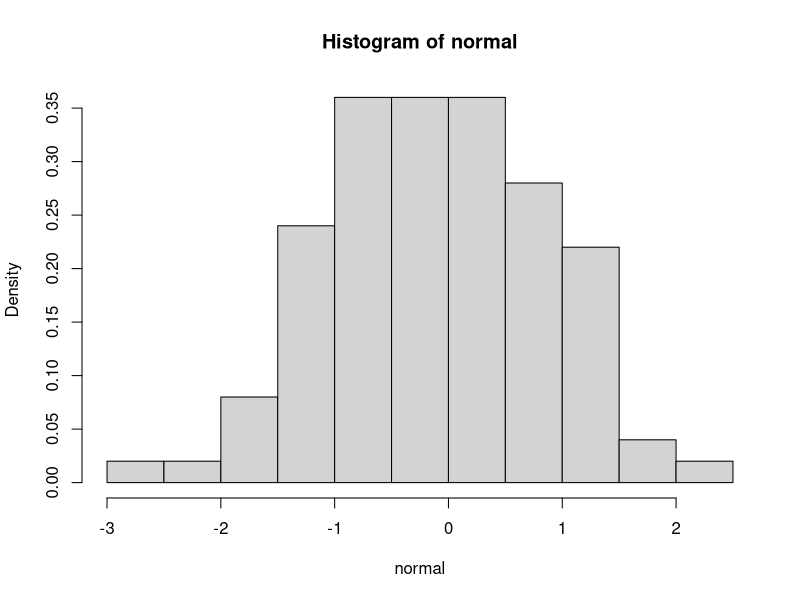
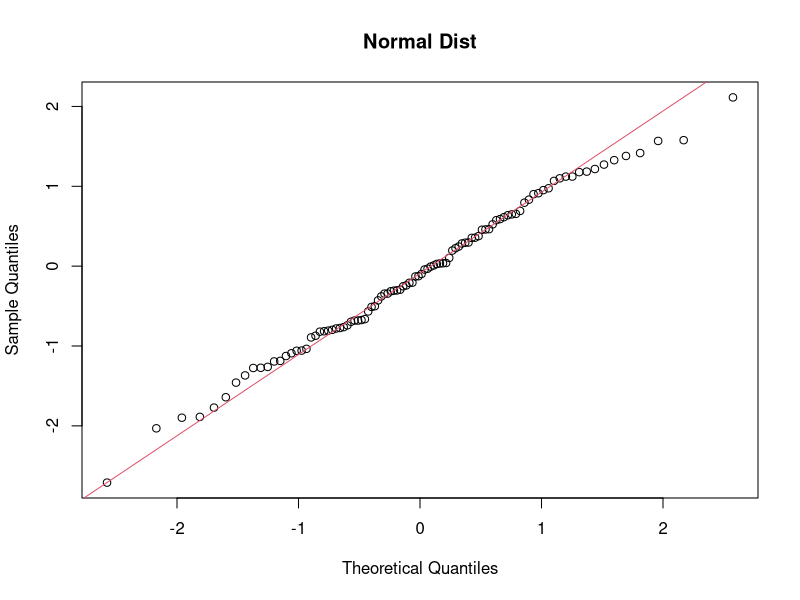
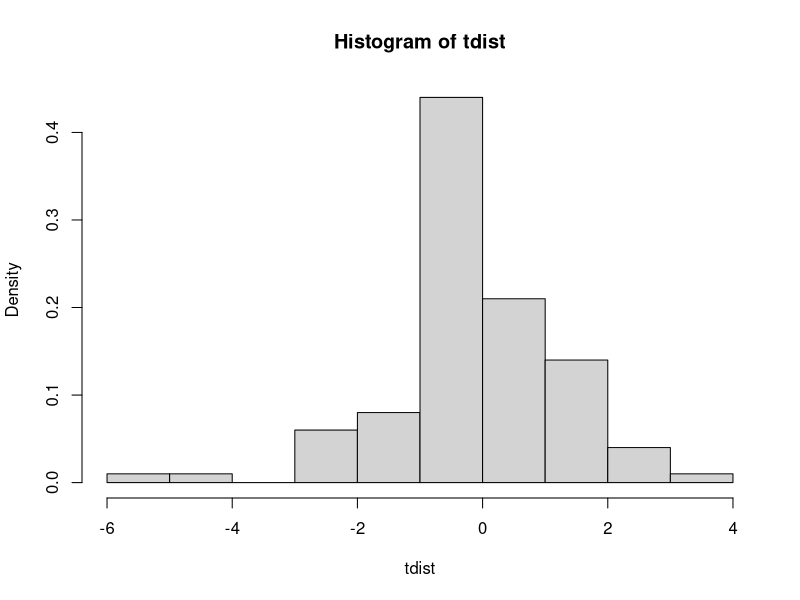
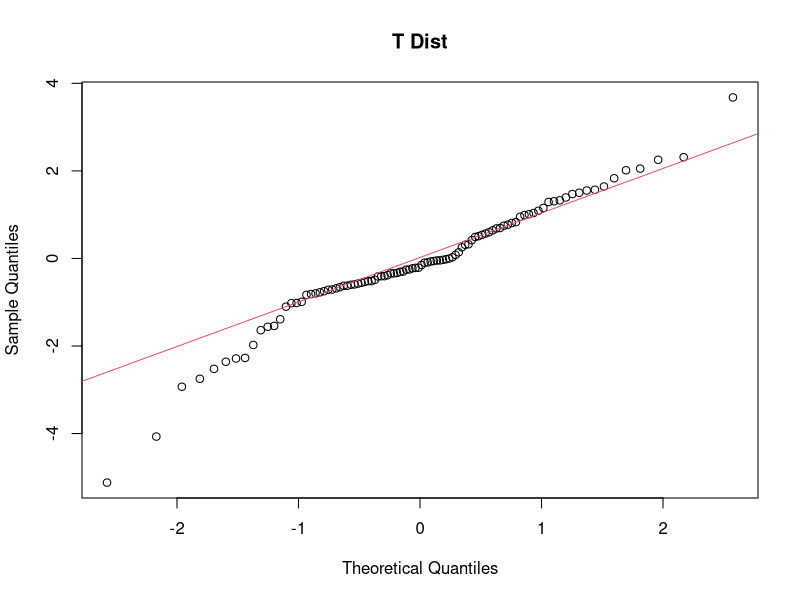

R code for these plots, in order:
########### Statistical tests for normality ##########


normal<-rnorm(100)
hist(normal,probability = TRUE)
qqnorm(normal,main = "Normal Dist")
qqline(normal,col=2)

tdist<-rt(100,df=3)
hist(tdist,probability = TRUE)
qqnorm(tdist,main = "T Dist")
qqline(tdist,col=2)

shapiro.test(normal)
shapiro.test(tdist)
